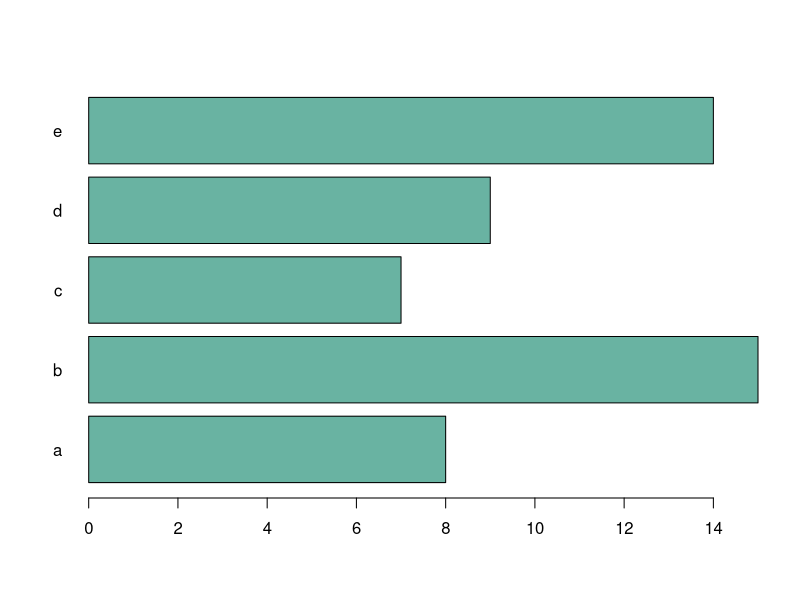

Generate this figure with R:
# Title: barplot_4
# Author: Bolun Xu
# Version: 1.0
# Date: 2025/3/30
# Description: 柱状图 水平

# create dummy data
data <- data.frame(
  name=letters[1:5],
  value=sample(seq(4,15),5)
)

# Uniform color
barplot(height=data$value, names=data$name,
        col="#69b3a2",
        horiz=T, las=1  # 水平放置
)